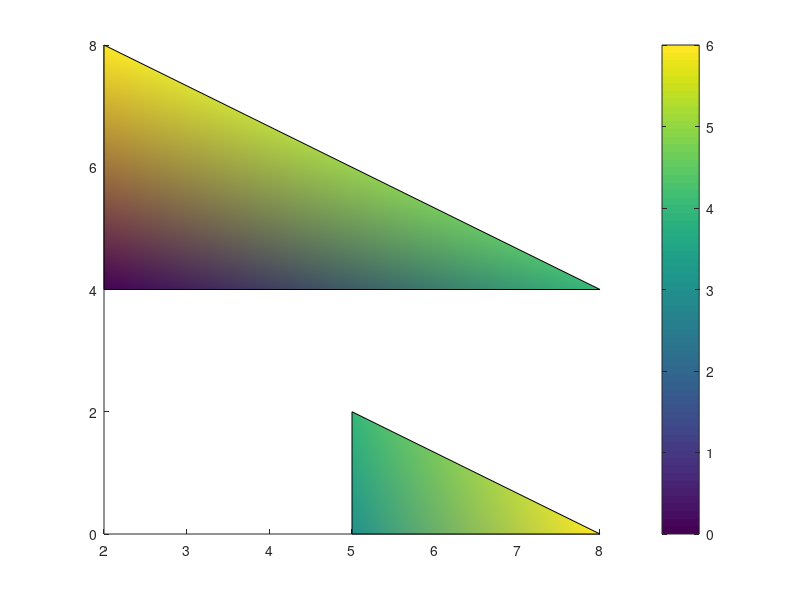

MATLAB code for this plot:
% Data=magic(100);
% c=[1 10/3 10 100/3 100 1000/3 1000 10000/3 10^4];
% contourf(log(Data(:,:)),log(c));
% colormap(bone);  %Color palate named "bone"
% caxis(log([c(1) c(length(c))]));
% colorbar('FontSize',11,'YTick',log(c),'YTickLabel',c);

% openfig('D:\Kevin\GraduateSchool\Projects\ProjectBio\Simlation\CapaReal\Case1221\Power250TumorTmprtr.fig', 'reuse');

% %Say I have some data:
% x=linspace(-.005, .005, 100);
% [X,Y] = meshgrid(x,x);
% data = 1./sqrt(X.^2 + Y.^2);

% myRange = [ 1e2 1e4 ];
% caxis(myRange);
% cbar = colorbar('peer', gca, 'Yscale', 'log');
% log_axes = axes('Position', get(gca, 'Position'));
% pcolor(log_axes, X, Y, log10(data));
% % caxis(log10(myRange));

% x = 10.^(1:10);
% plot(x,x)
% g = gca;
% tick2text(g,'axis','x')
% h = getappdata(g,'XTickText')
% for i=1:numel(h), set(h(i),'String',num2str(i,'10^%d')); 
% end
 % %Say I have some data:
% x=linspace(-.005, .005, 100);
% [X,Y] = meshgrid(x,x);
% data = 1./sqrt(X.^2 + Y.^2);

% figure('units', 'normalized', 'outerposition', [0.1 0.1 0.8 0.8]);
% % Plot the data on a log scale
% log_axes = subplot(2,1,1);
% log_plot = pcolor(log_axes, X, Y, log10(data));
% set(gca, 'Xtick', linspace(-.005, .005, 17)), grid on

% % Apply a logarithmic colorbar
% colormap(jet(1024))
% colorbar_log([1e2 1e4])

% %For example, say I have some data:
% x = linspace(-.005, .005, 100);
% [X,Y] = meshgrid(x,x);
% data = 1./sqrt(X.^2 + Y.^2);

% % Define the range of the data that we wish to plot
% my_clim = [1e2 1e4];

% figure('units', 'normalized', 'outerposition', [0.1 0.1 0.8 0.8]);
% % Create a "junk" axes to get the appropriate colorbar
% linear_axes = subplot(1,1,1);
% linear_plot = pcolor(linear_axes, X ,Y, data);
% colormap(jet(1024)), caxis(my_clim)
% cbar = colorbar('peer', linear_axes, 'Yscale', 'log');

% clc; clear;
% CaseName = 'Power250';
% V_0 = 81.43;
% Shift2d;
% save( strcat(CaseName, '.mat') );
% CurrentEst;

% clc; clear;
% CaseName = 'Power280';
% V_0 = 86.18;
% Shift2d;
% save( strcat(CaseName, '.mat') );
% CurrentEst;

% clc; clear;
% CaseName = 'Power300';
% V_0 = 89.2;
% Shift2d;
% save( strcat(CaseName, '.mat') );
% CurrentEst;

% figure(3);
% paras2dYZ = genParas2dYZ( tumor_x, paras, dy, dz );
% plotYZ( paras2dYZ, dy, dz );
    % plotYZ( shiftedCoordinateXYZ, air_x, h_torso, air_z, x, paras2dYZ, dx, dy, dz );

% openfig('D:\Kevin\GraduateSchool\Projects\ProjectBio\Simlation\CapaReal\Case1221\Power250TumorTmprtr.fig', 'reuse');
% shading interp

% function [ AxA ] = TestFc( a, b, c )

% AxA = ones(9, 1);

% end
% AxA = cell(2, 1);
% AxA{1} = 30;
% AxA{2} = 60;

% % CxC = horzcat( cell(2, 1), AxA )

% % BxB = 0;
% x = 1;
% AxA = x;
% BxB = x + 1;

% end

% a = 1;
% try
%     if a == 1
%         a = 9
%         error('testing catch funtion');
%     end
% catch a
%     ;% a = 3
% end
% b = 6
% % xAx = complex(a,0);

% idx = 4320;
%     tmp_m = mod( idx, x_idx_max );
%     if tmp_m == 0
%         m = x_idx_max;
%     else
%         m = tmp_m;
%     end

%     if mod( idx, x_idx_max * y_idx_max ) == 0
%         n = y_idx_max;
%     else
%         n = ( mod( idx, x_idx_max * y_idx_max ) - m ) / x_idx_max + 1;
%     end
    
%     ell = int64( ( idx - m - ( n - 1 ) * x_idx_max ) / ( x_idx_max * y_idx_max ) + 1 );

%     [ m, n, ell ]

% x2 = [2 5; 2 5; 8 8];
% y2 = [4 0; 8 2; 4 0];
% patch(x2,y2,'green')

% v2 = [2 4; 2 8; 8 4; 5 0; 5 2; 8 0];
% f2 = [1 2 3 5;
%       4 5 6 NaN];
% c  = [0; 1];
% patch('Faces', f2,'Vertices', v2, 'FaceColor', c)
% figure(8);
% v = [2 4 1; 2 8 1; 8 4 1; 5 0 1; 5 2 1; 8 0 1];
% f = [1 2 3; 4 5 6];
% col = [0; - Inf];
% patch('Faces',f,'Vertices',v,'FaceVertexCData',col,'FaceColor','flat');
% colorbar

% figure(4);
% loadParas;

% tumor_m = tumor_x / dx + air_x / (2 * dx) + 1;
% tumor_n = tumor_y / dy + h_torso / (2 * dy) + 1;
% tumor_ell = tumor_z / dz + air_z / (2 * dz) + 1;
% [tumor_m, tumor_n, tumor_ell]

% figure(1);
% loadParas;
% paras2dXZ = genParas2d( tumor_y, paras, dx, dy, dz );
% plotMap( paras2dXZ, dx, dz );

v = [2 4; 2 8; 8 4; 5 0; 5 2; 8 0; 5 5; 5 6; 8 2];
f = [4 5 6; 1 2 3];
col = [0; 6; 4; 3; 4; 6; 1; 1; 1];
figure
patch('Faces',f,'Vertices',v,'FaceVertexCData',col,'FaceColor','interp');
colorbar
% load('Power250currentEst.mat');
% W
% Current
% % abs(W)

% load('Power280currentEst.mat');
% W
% Current
% % abs(W)

% load('Power300currentEst.mat');
% W
% Current
% % abs(W)

% [ PntsIdx, PntsCrdnt ]  = get27Pnts( 17, 9, 25, x_idx_max, y_idx_max, shiftedCoordinateXYZ );
% PntsMed                 = get27PntsMed( PntsIdx, mediumTable )

% figure(1); 
% plot(0: dt / 60: T_end / 60, squeeze(TmprtrTau(tumor_m, tumor_n, tumor_ell, :)), 'Color', [0, 0, 0], 'LineWidth', 2.5);
% set(gca,'fontsize',20);
% xlabel('$t$ (min)', 'Interpreter','LaTex', 'FontSize', 20);
% ylabel('$T$ ($^\circ$C)','Interpreter','LaTex', 'FontSize', 20);

% tmpm = 49;
% tmpn = 15; 
% tmpell = 58;

% tmpx = ( tmpm - 1 ) * dx - air_x / 2;
% tmpy = ( tmpn - 1 ) * dy - h_torso / 2;
% tmpz = ( tmpell - 1 ) * dz - air_z / 2;
% [tmpx, tmpy, tmpz]* 100

% % x = ( m - 1 ) * dx - air_x / 2;
% % y = ( n - 1 ) * dy - h_torso / 2;
% % z = ( ell - 1 ) * dz - air_z / 2;
% paras2dXZ = genParas2d( tumor_y, paras, dx, dy, dz );
% plotMap( paras2dXZ, dx, dz );
% % paras2d = [ air_x, air_z, bolus_a, bolus_b, skin_a, skin_b, muscle_a, muscle_b, ...
% %         l_lung_x, l_lung_z, l_lung_a_prime, l_lung_c_prime, ...
% %         r_lung_x, r_lung_z, r_lung_a_prime, r_lung_c_prime, ...
% %         tumor_x, tumor_z, tumor_r_prime ];
% % [x, z] * 100;

% % x_idx_max = air_x / dx + 1;
% % y_idx_max = h_torso / dy + 1;
% % z_idx_max = air_z / dz + 1;

% x = ( paras2dXZ(13) + paras2dXZ(15) );
% z = ( paras2dXZ(14) + paras2dXZ(16) );
% m = ( x / dx ) + air_x / ( 2 * dx ) + 1;
% ell = ( z / dz ) + air_z / ( 2 * dz ) + 1;
% [m, ell]
% fname = 'e:\Kevin\CapaReal';
% % saveas(figure(1), fullfile(fname, 'TestTumorTmprtrCase1'), 'fig');
% saveas(figure(1), fullfile(fname, 'TestTumorTmprtrCase1'), 'jpg');

% a=rand(100, 10000);
% b=rand(100, 10000)';
% tic
% c=a*b;
% fprintf('CPU time = %g sec\n', toc);
% A=gpuArray(a);      % Put a to GPU's memory
% B=gpuArray(b);      % Put b to GPU's memory
% tic
% C=A*B;              % Multiplication via GPU
% fprintf('GPU time = %g sec\n', toc);
% c2=gather(C);       % Put C to MATLAB's workspace
% fprintf('isequal(c, c2) = %g\n', isequal(c, c2));
% fprintf('Mean deviation = %g\n', mean(mean(abs(c-c2))));

% fname = 'e:\Kevin\CapaReal\Case1128';
% % fname = 'D:\Kevin\GraduateSchool\Projects\ProjectBio\Simlation\CapaReal';
% CaseName = 'Sigma61';

% % extract temperature in the XZ plane
% T_XZ = zeros( x_idx_max, z_idx_max );
% x_mesh = squeeze(shiftedCoordinateXYZ( :, y_idx, :, 1))';
% z_mesh = squeeze(shiftedCoordinateXYZ( :, y_idx, :, 3))';
% paras2dXZ = genParas2d( y, paras, dx, dy, dz );
% t = T_end;
% % for t = 0: dt: T_end
%     t_idx = t / dt + 1;
%     y = tumor_y;
%     y_idx = y / dy + h_torso / ( 2 * dy ) + 1;
    
%     T_XZ = squeeze( TmprtrTau( :, y_idx, :, uint8(t_idx) ) );
    
%     % figure(uint8(t_idx + 2));
%     figure(21);
%     clf;
%     pcolor(x_mesh * 100, z_mesh * 100, T_XZ');
%     shading flat
%     % shading interp
%     colorbar;
%     colormap jet;
%     set(gca,'fontsize',20);
%     set(gca,'LineWidth',2.0);
%     box on;
%     xlabel('$x$ (cm)', 'Interpreter','LaTex', 'FontSize', 20);
%     ylabel('$z$ (cm)','Interpreter','LaTex', 'FontSize', 20);
%     view(2);
%     hold on;
%     plotMap( paras2dXZ, dx, dz );
% % end
% saveas(figure(21), fullfile(fname, strcat(CaseName, 'TemperatureXZ')), 'fig');
% saveas(figure(21), fullfile(fname, strcat(CaseName, 'TemperatureXZ')), 'jpg');

% save(strcat(CaseName, 'Temperature.mat'));

% CaseName = 'Tmp1';
% tmppx = 0:pi/100:2*pi;
% tmppy = sin(tmppx);
% figure(1);
% plot(tmppx, tmppy);

% saveas(figure(1), fullfile(fname, strcat(CaseName, 'OaO')), 'fig');

% load(strcat(CaseName, 'Temperature.mat'));
% figure(1);
% paras2dXZ = genParas2d( tumor_y, paras, dx, dy, dz );
% plotMap( paras2dXZ, dx, dz );